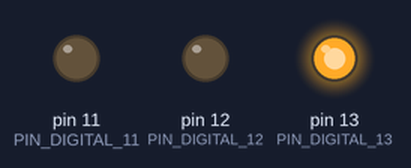
Bench run of a sketch on a simulated Arduino Uno, built with avr-gcc and run on an emulated ATmega328P. Shown: output pins drawn as LEDs (lit = HIGH).

Above: at 1.5 s.
At 3.83 s:
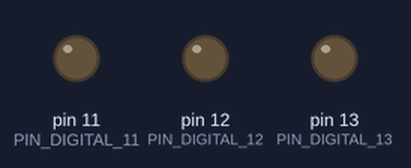
At 6.3 s:
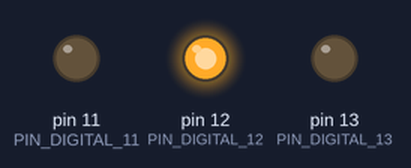
At 8.8 s:
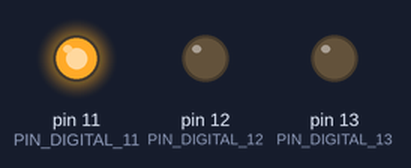
Timing chart, 0 to 13.4 s (numbered marks = the images above):
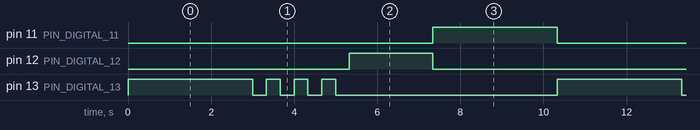

Measured:
- by itself, pin 11 (PIN_DIGITAL_11): alternates HIGH for 3.0 s and LOW for 7.3 s
- by itself, pin 12 (PIN_DIGITAL_12): alternates HIGH for 2.0 s and LOW for 8.3 s
- by itself, pin 13 (PIN_DIGITAL_13): repeats every 10.3 s: 3 × (LOW 0.33 s, HIGH 0.33 s), LOW 5.3 s, HIGH 3.0 s

The sketch:

semaforo.ino
```cpp
// (licence header left out)
// #define PIN_DIGITAL_13 13
// #define RETARDO 250


// void setup()
// {
//   pinMode(PIN_DIGITAL_13,OUTPUT);

// }

// void loop()
// {

//  digitalWrite(PIN_DIGITAL_13, HIGH);
//  delay(RETARDO);
//  digitalWrite(PIN_DIGITAL_13, LOW);
//  delay(RETARDO);

// }


#define PIN_DIGITAL_13 13
#define PIN_DIGITAL_12 12
#define PIN_DIGITAL_11 11
#define RETARDO 3000
#define RETARDO1 2000
#define RETARDO2 333

void setup()
{
  pinMode(PIN_DIGITAL_13,OUTPUT);
  pinMode(PIN_DIGITAL_12,OUTPUT);
  pinMode(PIN_DIGITAL_11,OUTPUT);
}

 void loop()

 {
// led verde
digitalWrite(PIN_DIGITAL_13, HIGH);
delay(RETARDO);
digitalWrite(PIN_DIGITAL_13, LOW);
delay(RETARDO2);

//1
digitalWrite(PIN_DIGITAL_13, HIGH);
delay(RETARDO2);
digitalWrite(PIN_DIGITAL_13, LOW);
delay(RETARDO2);

//2
digitalWrite(PIN_DIGITAL_13, HIGH);
delay(RETARDO2);
digitalWrite(PIN_DIGITAL_13, LOW);
delay(RETARDO2);

//3
digitalWrite(PIN_DIGITAL_13, HIGH);
delay(RETARDO2);
digitalWrite(PIN_DIGITAL_13, LOW);
delay(RETARDO2);


// led amarillo
digitalWrite(PIN_DIGITAL_12, HIGH);
delay(RETARDO1);
digitalWrite(PIN_DIGITAL_12, LOW);

// led rojo
digitalWrite(PIN_DIGITAL_11, HIGH);
delay(RETARDO);
digitalWrite(PIN_DIGITAL_11, LOW);

}
```
